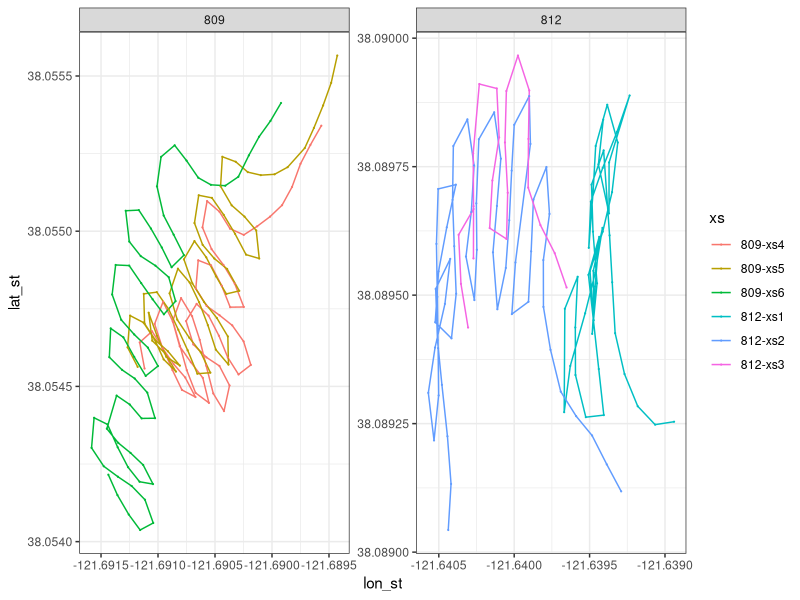
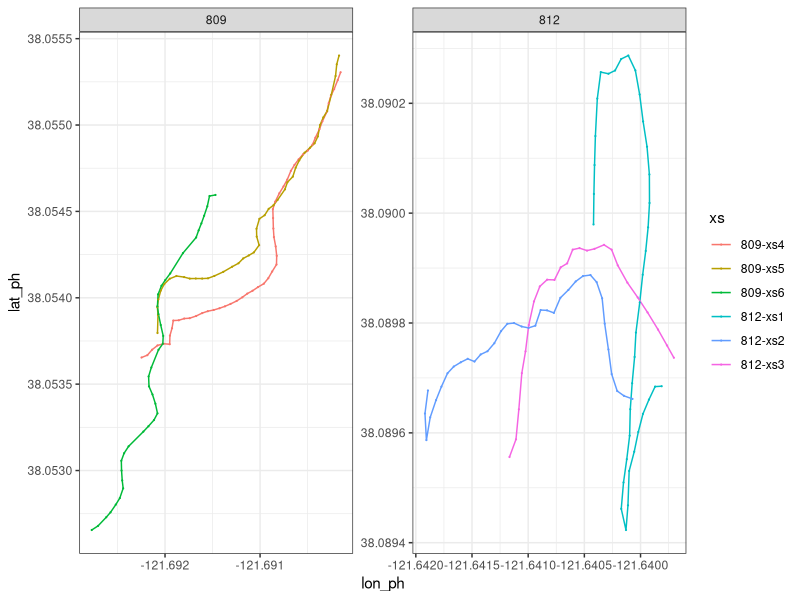
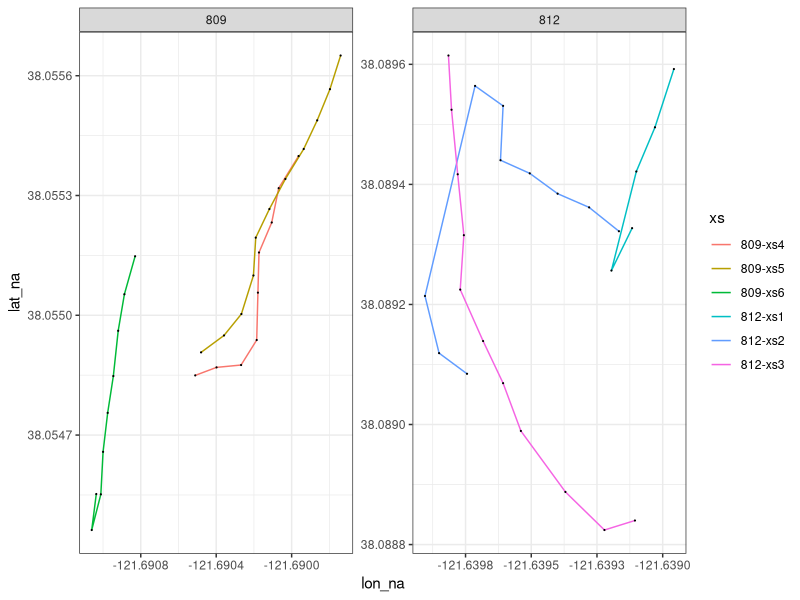
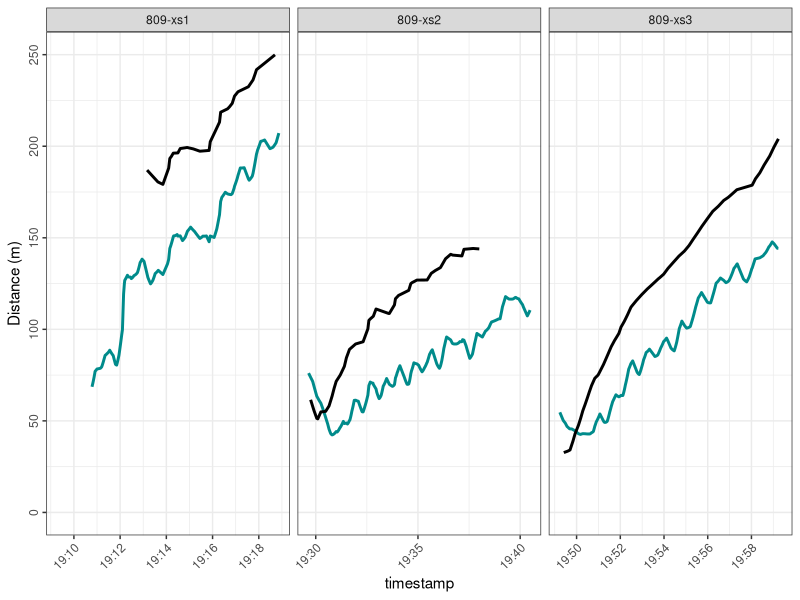
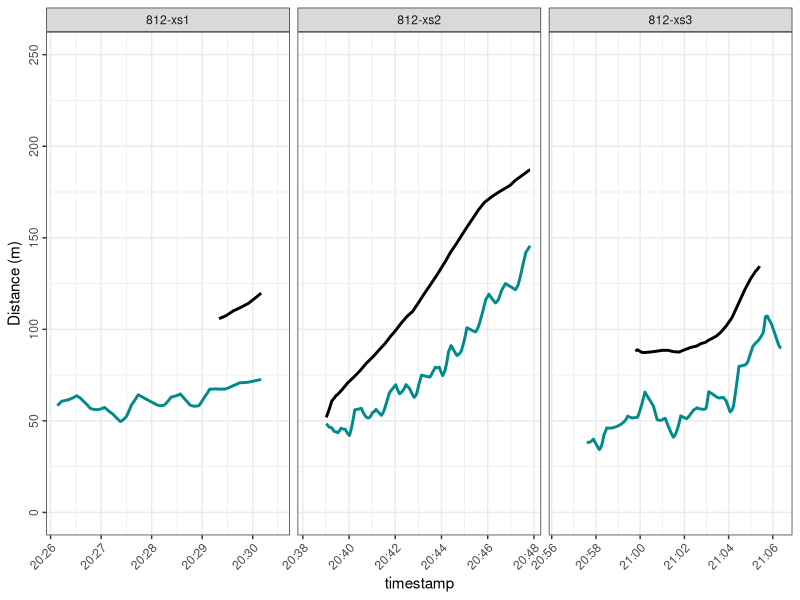
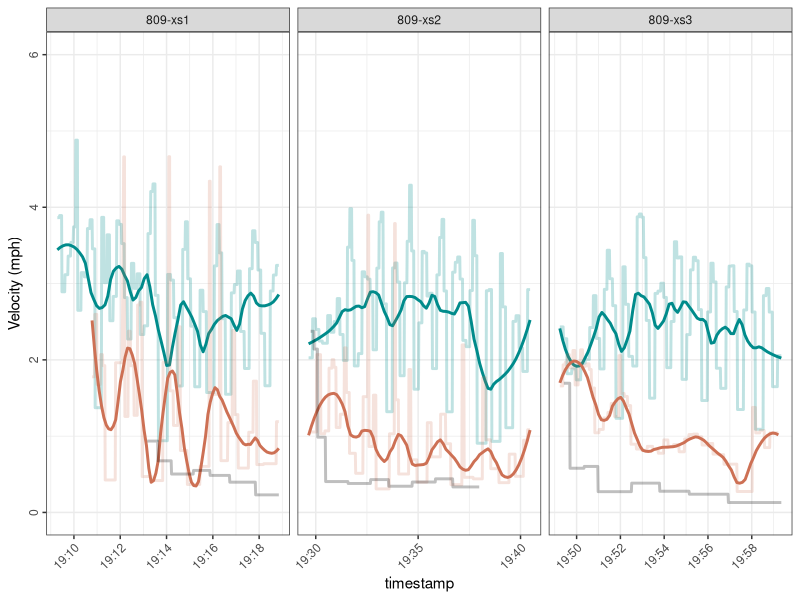
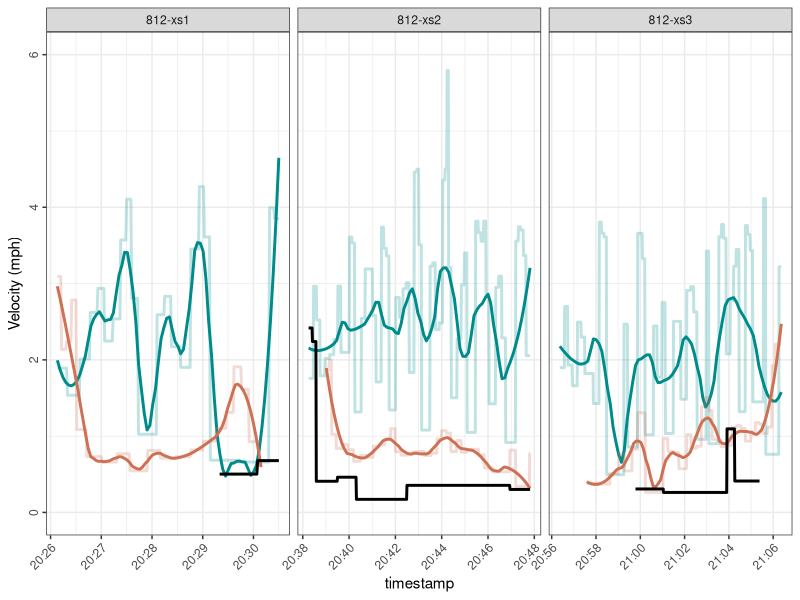
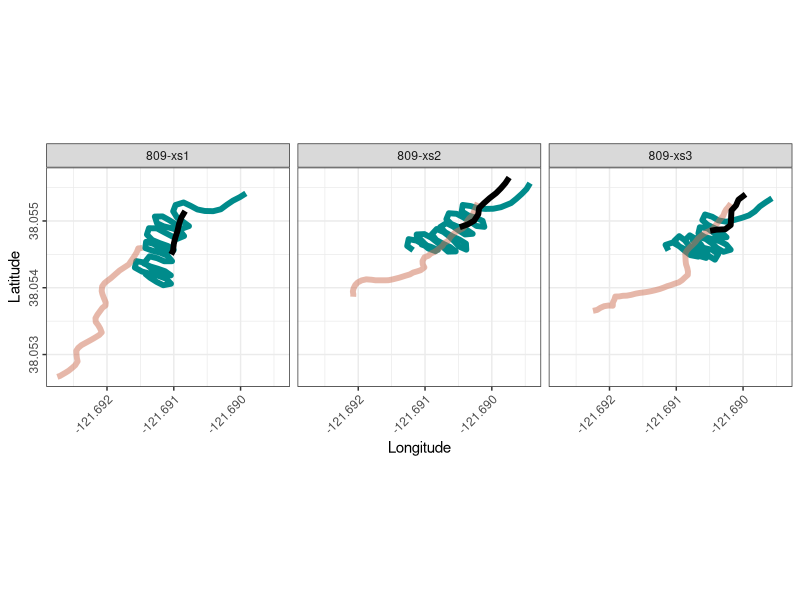

Write R code to recreate these figures, in order.
library(tidyverse)
library(geosphere)
library(lubridate)
library(zoo)

# Import and compile GPS track data ---------------------------------------

## Stryker ----
stryker_startstop <- data.frame(boat = rep("stryker",6), 
                                site = c(rep("812", 3), rep("809", 3)),
                                start = c(7, 56, 119, 146, 213, 285), 
                                end = c(52, 115, 142, 209, 281, 352))

stryker = data.frame()
stryker_raw = data.frame()

for(xs in 1:nrow(stryker_startstop)){
  print(xs)
  
  temp <- read.csv("data/Survey04_20250226/RouteHistoryFullBkup_DWR Feb26.csv", 
                   skip = stryker_startstop[xs, "start"] - 1, nrow = stryker_startstop[xs, "end"] - stryker_startstop[xs, "start"], header = F)
  
  colnames(temp) = c("Junk", "lat", "lon", "datetime", "speed")
  
  temp$timestamp <- as.POSIXct(temp$datetime, format = "%Y-%m-%dT%H:%M:%SZ", tz = "America/Los_Angeles")
  
  complete_timestamps <- seq(min(temp$timestamp), max(temp$timestamp), by = "1 sec")
  
  merged_data <- data.frame(timestamp = complete_timestamps) %>%
    left_join(temp, by = "timestamp")
  
  interpolated_data <- merged_data %>%
    mutate(lat = na.approx(lat, rule = 2),
           lon = na.approx(lon, rule = 2))
  
  interpolated_data$xs <- paste0(stryker_startstop[xs, "site"], "-xs", xs)
  temp$xs <- paste0(stryker_startstop[xs, "site"], "-xs", xs)
  
  interpolated_data$site <- stryker_startstop[xs, "site"]
  temp$site = stryker_startstop[xs, "site"]
  
  stryker <- rbind(stryker, interpolated_data[, c("site", "xs", "timestamp", "lat", "lon")])
  stryker_raw <- rbind(stryker_raw, temp)
  
  rm(temp, interpolated_data, merged_data)
}

stryker$boat = "Stryker"
colnames(stryker) <- c("site", "xs", "timestamp", "lat_st", "lon_st", "boat")

## Phantom ----
phantom_startstop <- data.frame(boat = rep("phantom", 6), 
                                site = c(rep("812", 3), rep("809", 3)),
                                start = c(7, 48, 88, 117, 174, 222), 
                                end = c(44, 84, 113, 170, 218, 261))

phantom = data.frame()
phantom_raw = data.frame()

for(xs in 1:nrow(phantom_startstop)){
  print(xs)
  
  temp <- read.csv("data/Survey04_20250226/20250226_RouteHistory_CFSBoat Feb26.csv", 
                   skip = phantom_startstop[xs, "start"] - 1, nrow = phantom_startstop[xs, "end"] - phantom_startstop[xs, "start"], header = F)
  
  colnames(temp) = c("Junk", "lat", "lon", "datetime", "speed")
  
  temp$timestamp <- as.POSIXct(temp$datetime, format = "%Y-%m-%dT%H:%M:%SZ", tz = "America/Los_Angeles")
  
  complete_timestamps <- seq(min(temp$timestamp), max(temp$timestamp), by = "1 sec")
  
  merged_data <- data.frame(timestamp = complete_timestamps) %>%
    left_join(temp, by = "timestamp")
  
  interpolated_data <- merged_data %>%
    mutate(lat = na.approx(lat, rule = 2),
           lon = na.approx(lon, rule = 2))
  
  interpolated_data$xs <- paste0(phantom_startstop[xs, "site"], "-xs", xs)
  temp$xs <- paste0(phantom_startstop[xs, "site"], "-xs", xs)
  
  interpolated_data$site <- phantom_startstop[xs, "site"]
  temp$site = phantom_startstop[xs, "site"]
  
  phantom <- rbind(phantom, interpolated_data[, c("site", "xs", "timestamp", "lat", "lon")])
  phantom_raw <- rbind(phantom_raw, temp)
  
  rm(temp, interpolated_data, merged_data)
}

phantom$boat = "Phantom"
colnames(phantom) <- c("site", "xs", "timestamp", "lat_ph", "lon_ph", "boat")

## cdfw ---- now 
cdfw_startstop <- data.frame(boat = rep("cdfw", 6), 
                             site = c(rep("812", 3), rep("809", 3)),
                             start = c(2,9,21,34,45,58), 
                             end = c(7,19,32,43,56,67))

cdfw = data.frame()
cdfw_raw = data.frame()

for(xs in 1:nrow(cdfw_startstop)){
  print(xs)
  
  temp <- read.csv("data/Survey04_20250226/RouteHistoryFullBkup_CDFW Feb26_updated.csv", 
                   skip = cdfw_startstop[xs, "start"] - 1, nrow = cdfw_startstop[xs, "end"] - cdfw_startstop[xs, "start"], header = F)
  
  colnames(temp) = c("Junk", "lat", "lon", "datetime", "speed")
  
  temp$timestamp <- as.POSIXct(temp$datetime, format = "%Y-%m-%dT%H:%M:%SZ", tz = "America/Los_Angeles")
  
  complete_timestamps <- seq(min(temp$timestamp), max(temp$timestamp), by = "1 sec")
  
  merged_data <- data.frame(timestamp = complete_timestamps) %>%
    left_join(temp, by = "timestamp")
  
  interpolated_data <- merged_data %>%
    mutate(lat = na.approx(lat, rule = 2),
           lon = na.approx(lon, rule = 2))
  
  interpolated_data$xs <- paste0(cdfw_startstop[xs, "site"], "-xs", xs)
  temp$xs <- paste0(cdfw_startstop[xs, "site"], "-xs", xs)
  
  interpolated_data$site <- cdfw_startstop[xs, "site"]
  temp$site = cdfw_startstop[xs, "site"]
  
  cdfw <- rbind(cdfw, interpolated_data[, c("site", "xs", "timestamp", "lat", "lon")])
  cdfw_raw <- rbind(cdfw_raw, temp)
  
  rm(temp, interpolated_data, merged_data)
}

cdfw$boat = "cdfw"
colnames(cdfw) <- c("site", "xs", "timestamp", "lat_na", "lon_na", "boat")

## Merge vessel tracks ----

vessels <- merge(merge(stryker, 
                       phantom[, c("timestamp", "lat_ph", "lon_ph")], by = "timestamp", all.x = T),
                 cdfw[, c("timestamp", "lat_na", "lon_na")], by = "timestamp", all.x = T) 

xs_lookup <- data.frame(xs = c("809-xs6", "809-xs5", "809-xs4", "812-xs3", "812-xs2", "812-xs1"),
                        xs_cor = c("809-xs1", "809-xs2", "809-xs3", "812-xs1", "812-xs2", "812-xs3"))

vessels <- merge(vessels, xs_lookup, by = "xs", all.x = T)

# Visualize tracks --------------------------------------------------------

ggplot(stryker, aes(x = lon_st, y = lat_st, color = xs)) + 
  geom_path() + theme_bw() + 
  geom_point(data = stryker_raw, aes(x = lon, y = lat), size = .1) +
  facet_wrap(site ~ ., scales = "free")

ggplot(phantom, aes(x = lon_ph, y = lat_ph, color = xs)) + 
  geom_path() + theme_bw() + 
  geom_point(data = phantom_raw, aes(x = lon, y = lat), size = .1) +
  facet_wrap(site ~ ., scales = "free")

ggplot(cdfw, aes(x = lon_na, y = lat_na, color = xs)) + 
  geom_path() + theme_bw() + 
  geom_point(data = cdfw_raw, aes(x = lon, y = lat), color = "black", size = .1) +
  facet_wrap(site ~ ., scales = "free")

# Calculate vessel spacing ------------------------------------------------

vessels$stryker2phantom <- NA
vessels$cdfw2phantom <- NA
vessels$stryker_velocity <- NA
vessels$phantom_velocity <- NA
vessels$cdfw_velocity <- NA

for(i in 1:nrow(vessels)){
  print(i)
  
  # if(complete.cases(vessels[,c("lon_st", "lat_st", "lon_ph","lat_ph")])[i]){
  try(vessels[i,"stryker2phantom"] <- distm(c(vessels[i,"lon_st"], vessels[i,"lat_st"]), 
                                            c(vessels[i,"lon_ph"], vessels[i,"lat_ph"]), 
                                            fun = distHaversine))
  # }
  
  # if(complete.cases(vessels[,c("lon_na", "lat_na", "lon_ph","lat_ph")])[i]){
  try(vessels[i,"cdfw2phantom"] <- distm(c(vessels[i,"lon_na"], vessels[i,"lat_na"]), 
                                         c(vessels[i,"lon_ph"], vessels[i,"lat_ph"]), 
                                         fun = distHaversine))
  # }
  
  # if(complete.cases(vessels[,c("lon_na", "lat_na", "lon_st","lat_st")])[i]){
  try(vessels[i,"stryker2cdfw"] <- distm(c(vessels[i,"lon_na"], vessels[i,"lat_na"]), 
                                         c(vessels[i,"lon_st"], vessels[i,"lat_st"]), 
                                         fun = distHaversine))
  # }
  
  try(vessels[i,"stryker_velocity"] <- distm(c(vessels[i,"lon_st"], vessels[i,"lat_st"]), 
                                             c(vessels[i + 1,"lon_st"], vessels[i + 1,"lat_st"]), 
                                             fun = distHaversine) * 2.23693629)
  
  try(vessels[i,"phantom_velocity"] <- distm(c(vessels[i,"lon_ph"], vessels[i,"lat_ph"]), 
                                             c(vessels[i + 1,"lon_ph"], vessels[i + 1,"lat_ph"]), 
                                             fun = distHaversine) * 2.23693629)
  
  try(vessels[i,"cdfw_velocity"] <- distm(c(vessels[i,"lon_na"], vessels[i,"lat_na"]), 
                                          c(vessels[i + 1,"lon_na"], vessels[i + 1,"lat_na"]), 
                                          fun = distHaversine) * 2.23693629)
  
  
}


# Plot vessel tracks, velocity, and spacing -------------------------------

(v_spacing_809 <- ggplot(vessels[vessels$xs_cor %in% c("809-xs1","809-xs2","809-xs3"),], 
                         aes(x = timestamp, y = stryker2phantom)) + 
   geom_line(color = "cyan4", linewidth = 1) +
   geom_line(aes(y = cdfw2phantom), linewidth = 1) +
   # geom_line(aes(y = stryker2cdfw), color = "blue",linewidth = 1) + 
   theme_bw() + labs(y = "Distance (m)") + 
   theme(axis.text.x = element_text(angle = 45, hjust = 1),
         axis.text.y = element_text(angle = 90, hjust = .5)) +
   ylim(0,250) +
   facet_grid(. ~ xs_cor, scales = "free"))

(v_spacing_812 <- ggplot(vessels[vessels$xs_cor %in% c("812-xs1","812-xs2","812-xs3"),], 
                         aes(x = timestamp, y = stryker2phantom)) + 
    geom_line(color = "cyan4", linewidth = 1) +
    geom_line(aes(y = cdfw2phantom), linewidth = 1) + 
    theme_bw() + labs(y = "Distance (m)") + 
    theme(axis.text.x = element_text(angle = 45, hjust = 1),
          axis.text.y = element_text(angle = 90, hjust = .5)) +
    ylim(0,250) +
    facet_grid(. ~ xs_cor, scales = "free"))

(v_velocity_809 <- ggplot(data = vessels[vessels$xs_cor %in% c("809-xs1","809-xs2","809-xs3") &
                                           vessels$stryker_velocity < 10 & is.na(vessels$stryker_velocity) == F,],
                          aes(x = timestamp, y = stryker_velocity)) + 
    geom_line(color = "cyan4", linewidth = 1, alpha = .25) +
    geom_line(color = "cyan4", linewidth = 1, stat = "smooth", span = .25) +
    geom_line(data = vessels[vessels$xs_cor %in% c("809-xs1","809-xs2","809-xs3") &
                               vessels$phantom_velocity < 10 & is.na(vessels$phantom_velocity) == F, ],
              aes(y = phantom_velocity), color = "salmon3", linewidth = 1, alpha = .2) +
    geom_line(data = vessels[vessels$xs_cor %in% c("809-xs1","809-xs2","809-xs3") &
                               vessels$phantom_velocity < 10 & is.na(vessels$phantom_velocity) == F, ],
              aes(y = phantom_velocity), color = "salmon3", linewidth = 1, stat = "smooth", span = .25) +
    geom_line(data = vessels[vessels$xs_cor %in% c("809-xs1","809-xs2","809-xs3") &
                               vessels$cdfw_velocity < 10 & is.na(vessels$cdfw_velocity) == F, ],
              aes(y = cdfw_velocity), linewidth = 1, alpha = .25) +
    theme_bw() + labs(y = "Velocity (mph)") + 
    theme(axis.text.x = element_text(angle = 45, hjust = 1),
          axis.text.y = element_text(angle = 90, hjust = .5)) +
    ylim(0, 6) +
    facet_grid(. ~ xs_cor, scales = "free"))

(v_velocity_812 <- ggplot(data = vessels[vessels$xs_cor %in% c("812-xs1","812-xs2","812-xs3") &
                                           vessels$stryker_velocity < 10 & is.na(vessels$stryker_velocity) == F,], 
                          aes(x = timestamp, y = stryker_velocity)) + 
    geom_line(color = "cyan4", linewidth = 1, alpha = .25) +
    geom_line(color = "cyan4", linewidth = 1, stat = "smooth", span = .25) +
    geom_line(data = vessels[vessels$xs_cor %in% c("812-xs1","812-xs2","812-xs3") &
                               vessels$phantom_velocity < 10 & is.na(vessels$phantom_velocity) == F, ],
              aes(y = phantom_velocity), color = "salmon3", linewidth = 1, alpha = .25) +
    geom_line(data = vessels[vessels$xs_cor %in% c("812-xs1","812-xs2","812-xs3") &
                               vessels$phantom_velocity < 10 & is.na(vessels$phantom_velocity) == F, ],
              aes(y = phantom_velocity), color = "salmon3", linewidth = 1, stat = "smooth", span = .25) +
    geom_line(data = vessels[vessels$xs_cor %in% c("812-xs1","812-xs2","812-xs3") &
                               vessels$cdfw_velocity < 10 & is.na(vessels$cdfw_velocity) == F, ],
              aes(y = cdfw_velocity), linewidth = 1) +
    theme_bw() + labs(y = "Velocity (mph)") + 
    theme(axis.text.x = element_text(angle = 45, hjust = 1),
          axis.text.y = element_text(angle = 90, hjust = .5)) +
    ylim(0, 6) +
    facet_grid(. ~ xs_cor, scales = "free"))


(v_tracks_809 <- ggplot(vessels[vessels$xs_cor %in% c("809-xs1","809-xs2","809-xs3"),], 
                        aes(x = lon_st, y = lat_st)) + 
    geom_path(color = "cyan4", linewidth = 2) +
    geom_path(aes(x = lon_ph, y = lat_ph), color = "salmon3", alpha = .5, linewidth = 2) + 
    geom_path(aes(x = lon_na, y = lat_na), linewidth = 2) + 
    theme_bw() + labs(y = "Latitude", x = "Longitude") + coord_fixed() +
    theme(axis.text.x = element_text(angle = 45, hjust = 1),
          axis.text.y = element_text(angle = 90, hjust = .5)) +
    facet_grid(. ~ xs_cor))

(v_tracks_812 <- ggplot(vessels[vessels$xs_cor %in% c("812-xs1","812-xs2","812-xs3"),], 
                        aes(x = lon_st, y = lat_st)) + 
    geom_path(color = "cyan4", linewidth = 2) +
    geom_path(aes(x = lon_ph, y = lat_ph), color = "salmon3", alpha = .5, linewidth = 2) + 
    geom_path(aes(x = lon_na, y = lat_na), linewidth = 2) + 
    theme_bw() + labs(y = "Latitude", x = "Longitude") +  coord_fixed() +
    theme(axis.text.x = element_text(angle = 45, hjust = 1),
          axis.text.y = element_text(angle = 90, hjust = .5)) +
    facet_grid(. ~ xs_cor))


png("output/eDNA_vessel_spacing_20260226_%02d_updated.png",
    height = 7, width = 10, units = "in", res = 1000, family = "serif")

cowplot::plot_grid(v_tracks_809, v_tracks_812,
                   v_spacing_809, v_spacing_812, 
                   align = "v")

dev.off()

png("output/eDNA_vessel_velocity_20260226_%03d_updated.png",
    height = 10, width = 10, units = "in", res = 1000, family = "serif")

cowplot::plot_grid(v_tracks_809, v_tracks_812,
                   v_velocity_809, v_velocity_812, 
                   v_spacing_809, v_spacing_812, 
                   align = "v", nrow = 3)

dev.off()
